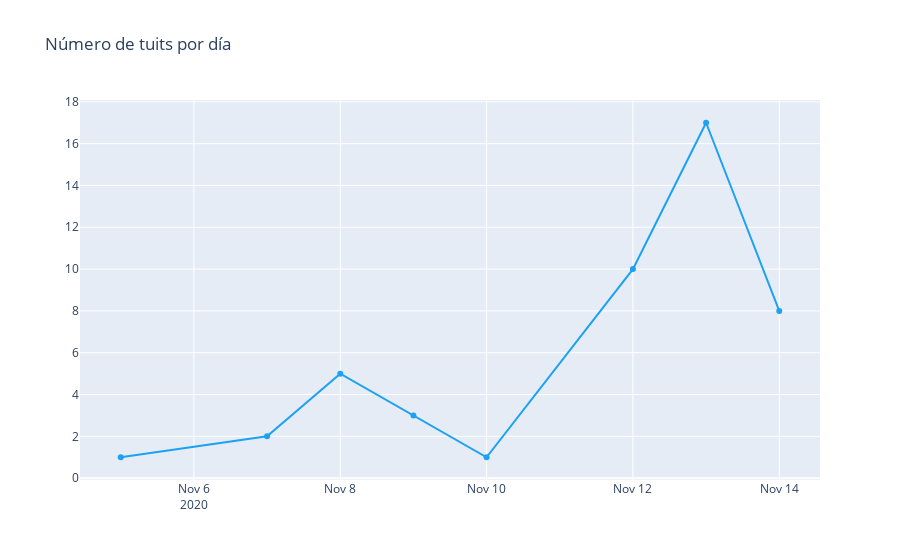

Notebook code cell kept with this figure:
### Code cell
trace = go.Scatter(x=temp.fecha.values,
                   y=temp.cnt.values,
                   text=[f"Fecha: {f}<br>Tuits: {c}" for f,c in zip(temp.fecha.values,temp.cnt.values)],
                   hoverinfo='text',
                   mode='lines+markers',
                   name='Días',
                   line={'color':'#1DA1F2'})

layout = go.Layout(title='Número de tuits por día')

fig = go.Figure(data=[trace], layout=layout)
iplot(fig)

### Figure 1 — Plotly figure (JSON) as saved in the notebook; plotly's stock layout.template omitted (floating-point values rounded to 4 significant figures)
{"data": [{"hoverinfo": "text", "line": {"color": "#1DA1F2"}, "mode": "lines+markers", "name": "Días", "text": ["Fecha: 2020-11-05<br>Tuits: 1", "Fecha: 2020-11-07<br>Tuits: 2", "Fecha: 2020-11-08<br>Tuits: 5", "Fecha: 2020-11-09<br>Tuits: 3", "Fecha: 2020-11-10<br>Tuits: 1", "Fecha: 2020-11-12<br>Tuits: 10", "Fecha: 2020-11-13<br>Tuits: 17", "Fecha: 2020-11-14<br>Tuits: 8"], "type": "scatter", "x": ["2020-11-05", "2020-11-07", "2020-11-08", "2020-11-09", "2020-11-10", "2020-11-12", "2020-11-13", "2020-11-14"], "y": [1, 2, 5, 3, 1, 10, 17, 8]}], "layout": {"title": {"text": "Número de tuits por día"}}}
